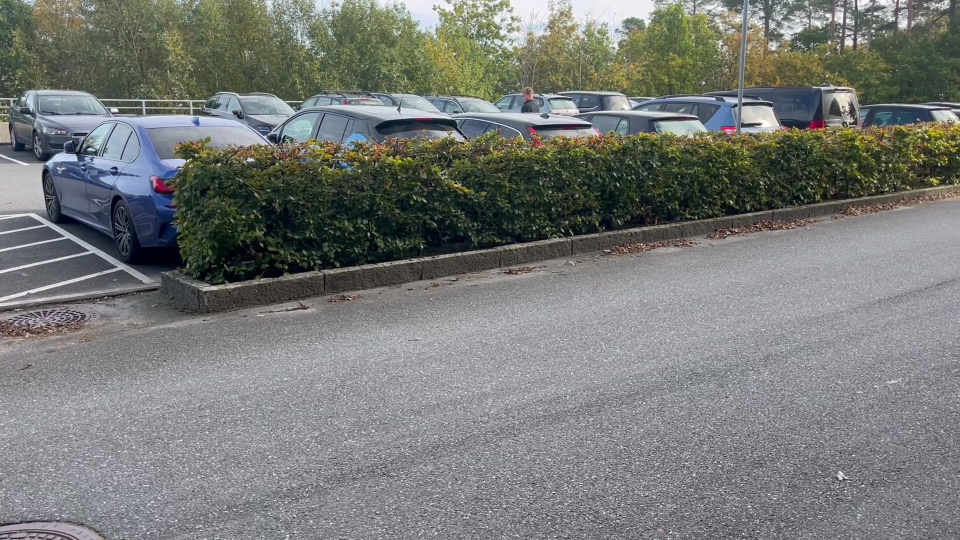
#> input picture temp_frame.jpg, 1920 x 1080 px, given in place of 20251011_134803.mp4, which was not available (shown at 1/2 size)
$ jupyter execute platefinder.ipynb   (older library calls are emulated)
#> lines starting #> are read from the running program, lines starting #| are printed output that depends on the picture; after the words box and inside, x2 and y2 are one past the last pixel; in counts of white or black regions, pixels touching at a corner belong together; pictures that were not available may be replaced by others from this repository, and a replacement may not be noted
[cell 1]
import cv2
import numpy as np
import matplotlib.pyplot as plt

[cell 2]
plotting = False

[cell 3]
def preprocess_frame(frame):
    blurred_frame = cv2.GaussianBlur(frame, (7, 7), 0)
    gray_frame = cv2.cvtColor(blurred_frame, cv2.COLOR_BGR2GRAY)
    return gray_frame

def detect_car(gray_frame):
    kernel_blackhat = np.ones((15, 15), np.uint8)
    blackhat = cv2.morphologyEx(gray_frame, cv2.MORPH_BLACKHAT, kernel_blackhat)

    _, thresholded = cv2.threshold(blackhat, 50, 255, cv2.THRESH_BINARY)

    kernel_close = np.ones((11, 11), np.uint8)
    closed = cv2.morphologyEx(thresholded, cv2.MORPH_CLOSE, kernel_close, iterations=4)

    contours, _ = cv2.findContours(closed, cv2.RETR_EXTERNAL, cv2.CHAIN_APPROX_SIMPLE)

    car_contours = []
    for c in contours:
        area = cv2.contourArea(c)
        x, y, w, h = cv2.boundingRect(c)
        if h == 0:
            continue
        aspect_ratio = w / float(h)
        if area > 2000 and 1.0 < aspect_ratio < 5.0:
            car_contours.append(c)

    if not car_contours:
        return None, closed

    largest_contour = max(car_contours, key=cv2.contourArea)
    return largest_contour, closed

def isolate_car(frame, contour):
    x, y, w, h = cv2.boundingRect(contour)

    margin_x = int(w * 0.05)
    margin_y = int(h * 0.1)

    x_new = max(0, x - margin_x)
    y_new = max(0, y - margin_y)
    w_new = w + 2 * margin_x
    h_new = h + 2 * margin_y

    if x_new + w_new > frame.shape[1]:
        w_new = frame.shape[1] - x_new
    if y_new + h_new > frame.shape[0]:
        h_new = frame.shape[0] - y_new

    car_roi = frame[y_new:y_new+h_new, x_new:x_new+w_new]

    return car_roi

def find_license_plate(car_roi):
    if car_roi.size == 0:
        return None, None

    gray = cv2.cvtColor(car_roi, cv2.COLOR_BGR2GRAY)

    rectKernel = cv2.getStructuringElement(cv2.MORPH_RECT, (13, 5))
    blackhat = cv2.morphologyEx(gray, cv2.MORPH_BLACKHAT, rectKernel)

    sobelx = cv2.Sobel(blackhat, cv2.CV_8U, 1, 0, ksize=3)

    kernel = cv2.getStructuringElement(cv2.MORPH_RECT, (17, 3))
    closed = cv2.morphologyEx(sobelx, cv2.MORPH_CLOSE, kernel, iterations=2)

    _, thresh = cv2.threshold(closed, 0, 255, cv2.THRESH_BINARY | cv2.THRESH_OTSU)
    contours, _ = cv2.findContours(thresh.copy(), cv2.RETR_EXTERNAL, cv2.CHAIN_APPROX_SIMPLE)

    for contour in contours:
        rect = cv2.minAreaRect(contour)
        (x, y), (width, height), angle = rect

        if width < height:
            width, height = height, width
            angle += 90
        if abs(angle) > 30 or height == 0:
            continue

        aspect_ratio = width / float(height)
        area = cv2.contourArea(contour)

        if 3.7 < aspect_ratio < 6 and 100 < area < 5000:
            box = cv2.boxPoints(rect)
            box = np.intp(box)
            return box, contour

    return None, None

def is_valid_plate_colors(plate_roi, frame_count=None):
    plate_hsv = cv2.cvtColor(plate_roi, cv2.COLOR_BGR2HSV)

    total_pixels = plate_hsv.shape[0] * plate_hsv.shape[1]
    if total_pixels == 0:
        return False

    lower_blue = np.array([100, 150, 50])
    upper_blue = np.array([130, 255, 255])
    lower_white = np.array([0, 0, 100])
    upper_white = np.array([180, 100, 255])
    lower_black = np.array([0, 0, 0])
    upper_black = np.array([180, 255, 50])

    blue_mask = cv2.inRange(plate_hsv, lower_blue, upper_blue)
    white_mask = cv2.inRange(plate_hsv, lower_white, upper_white)
    black_mask = cv2.inRange(plate_hsv, lower_black, upper_black)

    blue_percentage = np.sum(blue_mask > 0) / total_pixels
    white_percentage = np.sum(white_mask > 0) / total_pixels
    black_percentage = np.sum(black_mask > 0) / total_pixels

    if frame_count is not None:
        print(f"Frame {frame_count}: W: {white_percentage:.2f}, B: {black_percentage:.2f}, Blue: {blue_percentage:.2f}")

    if white_percentage > 0.15 and black_percentage > 0.02 and blue_percentage > 0.004 and blue_percentage < 0.2 and black_percentage < 0.25:
        return True

    return False


def process_video(video_path):
#> called with video_path = 'video/20251011_134803.mp4'
    cap = cv2.VideoCapture(video_path)
    frame_count = 0
    plate_positions = []

    while cap.isOpened():
        ret, frame = cap.read()
#> frame is the input picture: shape (1080, 1920, 3); mean B, G, R 118.8, 121.6, 118.9
        if not ret:
            break

        frame_count += 1
        # if frame_count % 3 or frame_count < 30:
        #     continue
        gray_frame = preprocess_frame(frame)
#> in preprocess_frame, `gray_frame = cv2.cvtColor(blurred_frame, cv2.COLOR_BGR2GRAY)`:
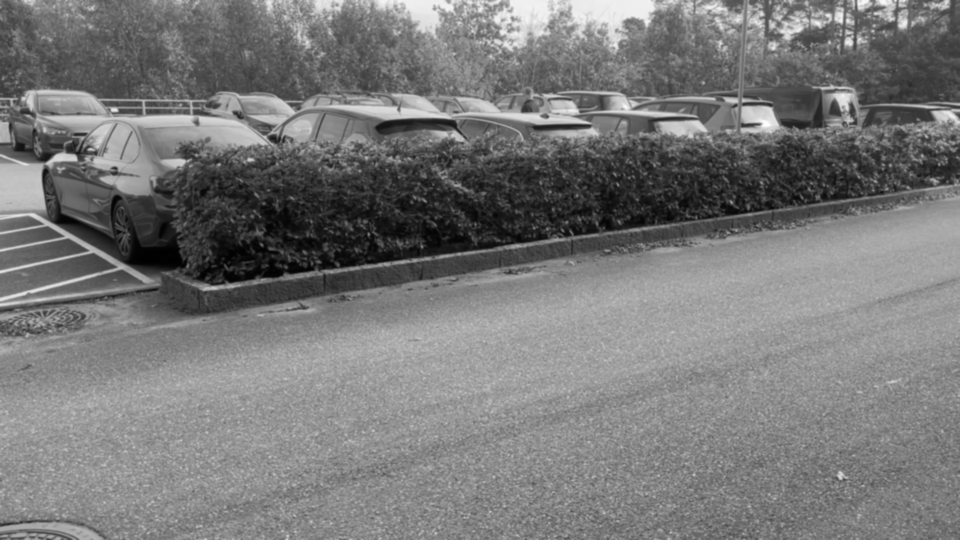
#> gray_frame: shape (1080, 1920) (shown at 1/2 size); min 1, max 253, mean 120.4
        car_contour, processed_image = detect_car(gray_frame)
#> in detect_car, `blackhat = cv2.morphologyEx(gray_frame, cv2.MORPH_BLACKHAT, kernel_bla..`:
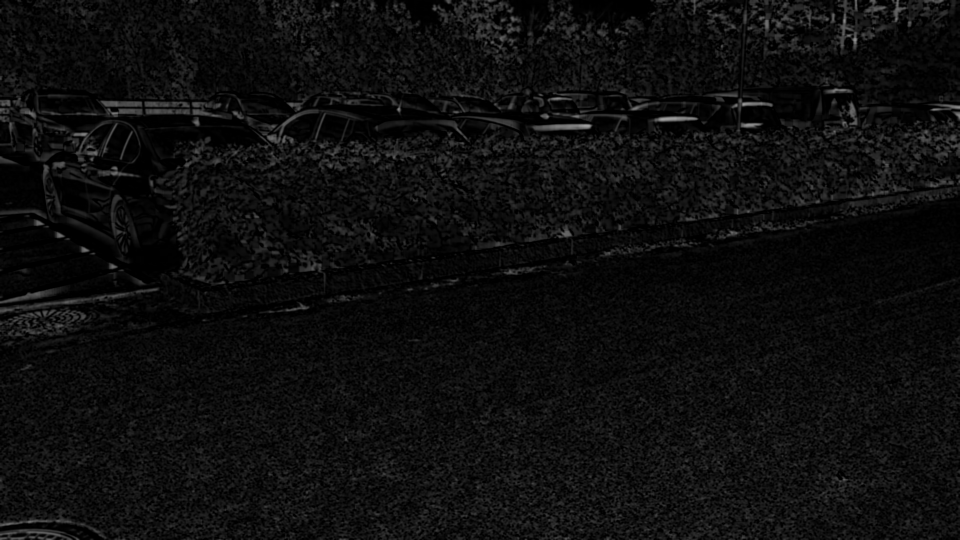
#> blackhat: shape (1080, 1920) (shown at 1/2 size); min 0, max 163, mean 13.8
#> in detect_car, `_, thresholded = cv2.threshold(blackhat, 50, 255, cv2.THRESH_BINARY)`:
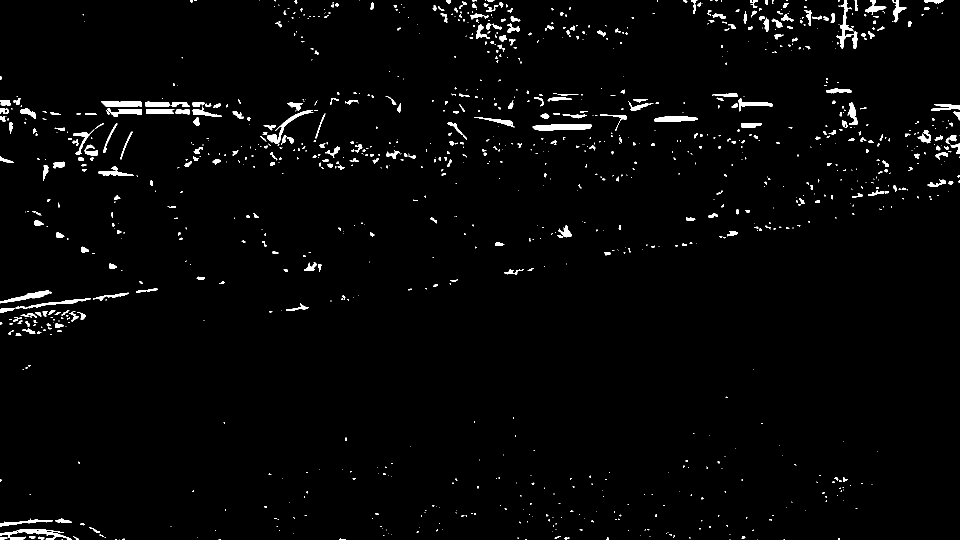
#> thresholded: shape (1080, 1920) (shown at 1/2 size); 2.1% white; 1139 white regions (762 under 20 px), largest, box (x1, y1, x2, y2) and area: (1065, 248, 1184, 261) 1253, (534, 220, 627, 287) 867, (1673, 0, 1706, 97) 845
#> in detect_car, `closed = cv2.morphologyEx(thresholded, cv2.MORPH_CLOSE, kernel_close, ..`:
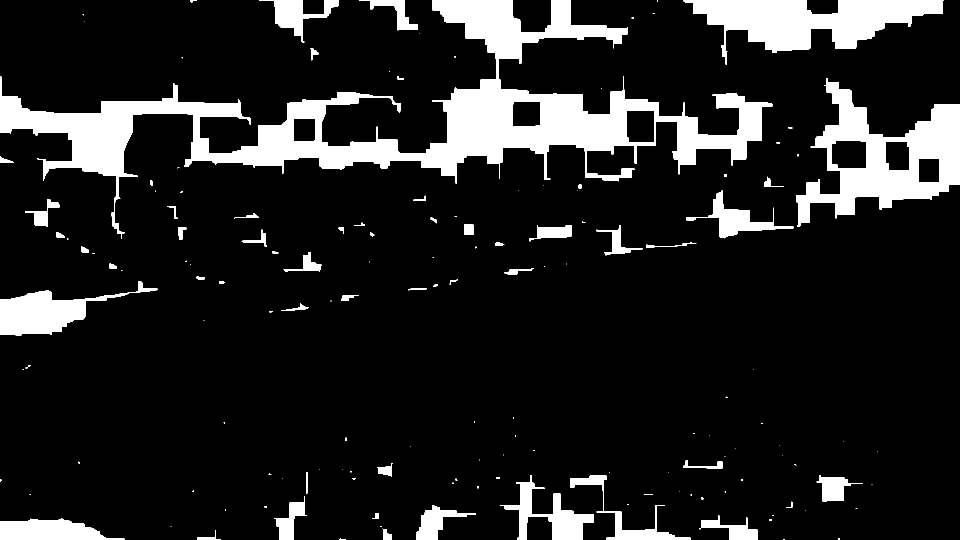
#> closed: shape (1080, 1920) (shown at 1/2 size); 13% white; 152 white regions (91 under 20 px)
#> in detect_car, `contours, _ = cv2.findContours(closed, cv2.RETR_EXTERNAL, cv2.CHAIN_AP..`: contours = 152 contours, 98 with area under 20; largest, box (x1, y1, x2, y2) and area: (0, 0, 1545, 478) 138140, (1592, 156, 1920, 453) 45537, (1367, 0, 1887, 130) 30738, (0, 562, 315, 671) 12028, (0, 1037, 250, 1080) 7090
#> the loop in detect_car, `for c in contours:` made 152 passes
#> (area, x, y, w, h, aspect_ratio) on passes 4, 5, 11: (163, 394, 1061, 48, 19, 2.53), (233, 767, 1058, 17, 22, 0.773), (7090, 0, 1037, 250, 43, 5.81)
#> after the loop in detect_car, `for c in contours:`: car_contours = 11 contours; largest, box (x1, y1, x2, y2) and area: (0, 0, 1545, 478) 138140, (1592, 156, 1920, 453) 45537, (1367, 0, 1887, 130) 30738, (0, 562, 315, 671) 12028, (1000, 950, 1188, 1080) 6952
#> in detect_car, `largest_contour = max(car_contours, key=cv2.contourArea)`: largest_contour = contour of 894 points, box (x1, y1, x2, y2) (0, 0, 1545, 478), area 138140
#> car_contour has the same summary as largest_contour in detect_car

        car_roi_display = np.zeros((1, 1, 3), np.uint8)
        license_plate_roi = np.zeros((1, 1, 3), np.uint8)

        if car_contour is not None:
            car_roi = isolate_car(frame, car_contour)
#> in isolate_car, `x, y, w, h = cv2.boundingRect(contour)`: x = 0; w = 1545; h = 478
#> in isolate_car, `margin_x = int(w * 0.05)`: margin_x = 77
#> in isolate_car, `margin_y = int(h * 0.1)`: margin_y = 47
#> in isolate_car, `x_new = max(0, x - margin_x)`: x_new = 0
#> in isolate_car, `w_new = w + 2 * margin_x`: w_new = 1699
#> in isolate_car, `h_new = h + 2 * margin_y`: h_new = 572
#> in isolate_car, `car_roi = frame[y_new:y_new+h_new, x_new:x_new+w_new]`:
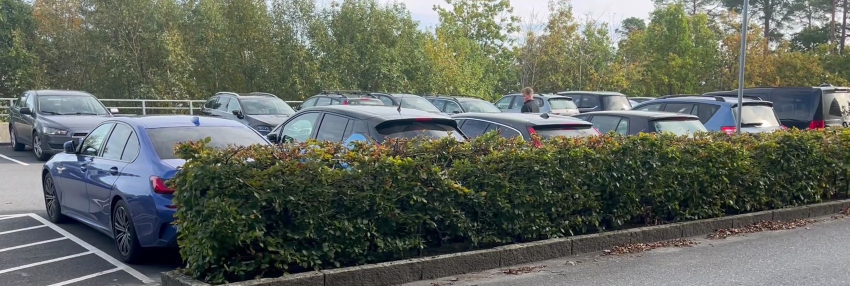
#> car_roi: shape (572, 1699, 3) (shown at 1/2 size); mean B, G, R 94.6, 103.4, 98.2
            if car_roi.size > 0:
                car_roi_display = car_roi.copy()
                plate_box, plate_contour = find_license_plate(car_roi)
#> in find_license_plate, `gray = cv2.cvtColor(car_roi, cv2.COLOR_BGR2GRAY)`:
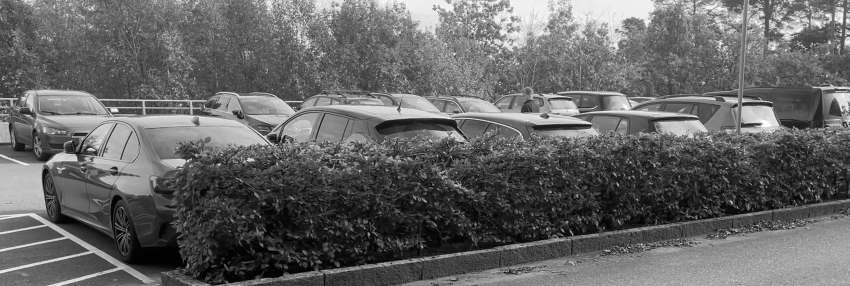
#> gray: shape (572, 1699) (shown at 1/2 size); min 0, max 255, mean 100.8
#> in find_license_plate, `blackhat = cv2.morphologyEx(gray, cv2.MORPH_BLACKHAT, rectKernel)`:
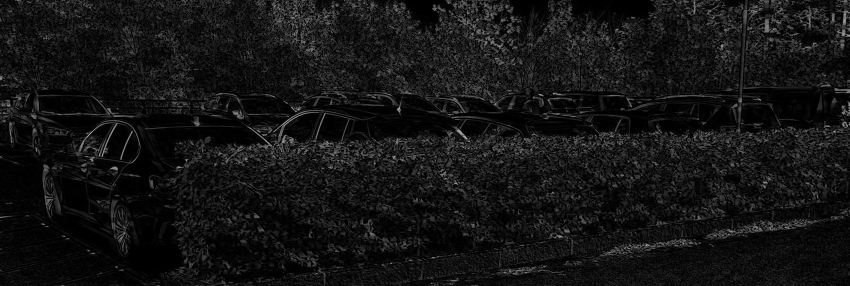
#> blackhat: shape (572, 1699) (shown at 1/2 size); min 0, max 199, mean 19.8
#> in find_license_plate, `sobelx = cv2.Sobel(blackhat, cv2.CV_8U, 1, 0, ksize=3)`:
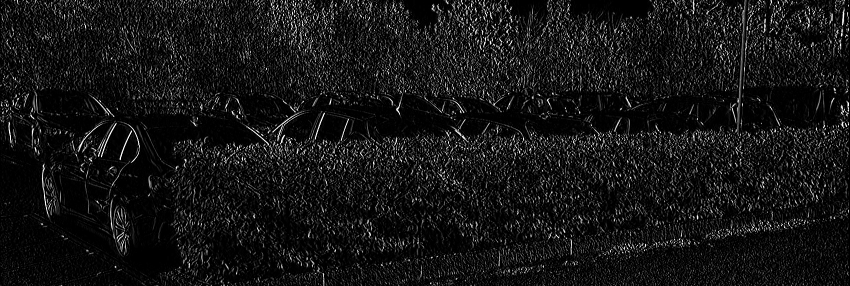
#> sobelx: shape (572, 1699) (shown at 1/2 size); min 0, max 255, mean 21.2
#> in find_license_plate, `closed = cv2.morphologyEx(sobelx, cv2.MORPH_CLOSE, kernel, iterations=2)`:
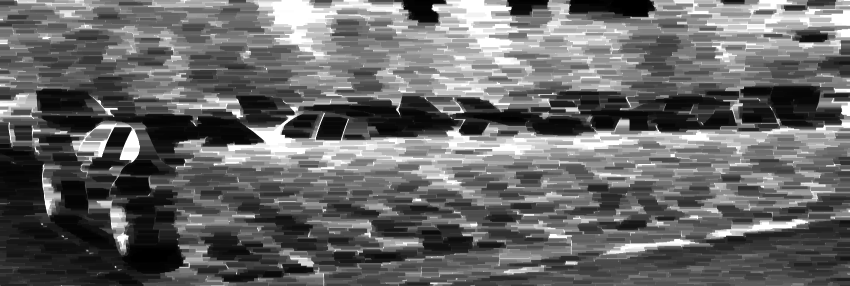
#> closed: shape (572, 1699) (shown at 1/2 size); min 0, max 255, mean 103
#> in find_license_plate, `_, thresh = cv2.threshold(closed, 0, 255, cv2.THRESH_BINARY | cv2.THRE..`:
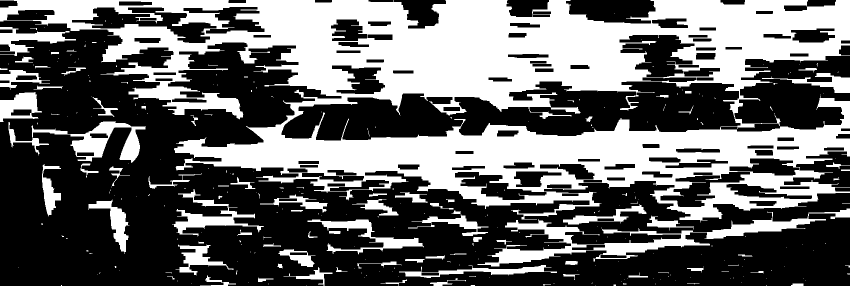
#> thresh: shape (572, 1699) (shown at 1/2 size); 40.3% white; 311 white regions (229 under 20 px)
#> in find_license_plate, `contours, _ = cv2.findContours(thresh.copy(), cv2.RETR_EXTERNAL, cv2.C..`: contours = 276 contours, 207 with area under 20; largest, box (x1, y1, x2, y2) and area: (0, 0, 1699, 445) 455546, (955, 417, 1699, 533) 14677, (17, 242, 292, 326) 6784, (344, 378, 528, 473) 3720, (615, 439, 848, 509) 3467
#> the loop in find_license_plate, `for contour in contours:` made 62 passes
#> (rect, x, y, width, height, angle, aspect_ratio, area) on passes 8, 33: (((1594, 569), (4, 24), -90), 1594, 569, 24, 4, 0, 6, 87.5), (((531, 559), (8, 30), -90), 531, 559, 30, 8, 0, 3.75, 92.5)
#> (contour, rect, x, y, width, height, angle) on passes 10, 39: ([[1107, 567], [1108, 567]], ((1107.5, 567), (0, 1), -90), 1107.5, 567, 1, 0, 0), ([[1336, 552], [1337, 552]], ((1336.5, 552), (0, 1), -90), 1336.5, 552, 1, 0, 0)

                license_plate_roi = np.zeros((1, 1, 3), np.uint8)

                if plate_box is not None:
                    x, y, w, h = cv2.boundingRect(plate_contour)
                    potential_plate_roi = car_roi[y:y+h, x:x+w]

                    if is_valid_plate_colors(potential_plate_roi): # frame_count
                        license_plate_roi = potential_plate_roi
                        cv2.drawContours(car_roi_display, [plate_box], 0, (0, 255, 0), 2)
                        plate_positions.append((frame_count, plate_box))

        if plotting:
            fig, (ax1, ax2, ax3) = plt.subplots(1, 3, figsize=(15, 5))
            fig.suptitle(f"Frame {frame_count}")

            ax1.imshow(cv2.cvtColor(frame, cv2.COLOR_BGR2RGB))
            ax1.set_title('Original Frame')
            ax1.axis('off')

            if car_roi_display.size > 1:
                ax2.imshow(cv2.cvtColor(car_roi_display, cv2.COLOR_BGR2RGB))
            ax2.set_title('Isolated Car with Plate Contour')
            ax2.axis('off')

            if license_plate_roi.size > 1:
                ax3.imshow(cv2.cvtColor(license_plate_roi, cv2.COLOR_BGR2RGB))
            ax3.set_title('Detected License Plate')
            ax3.axis('off')

            plt.show()

    cap.release()
    return plate_positions
